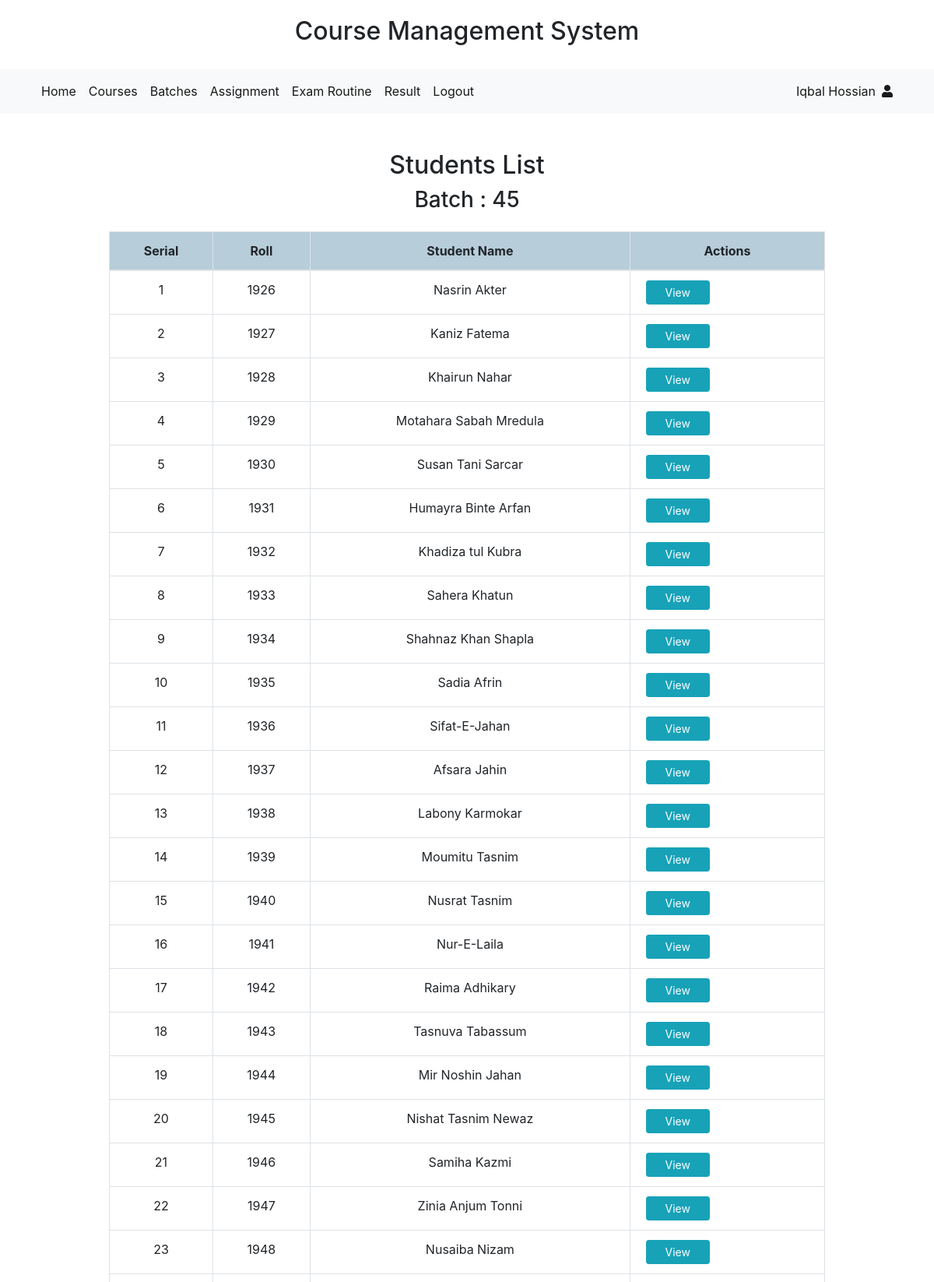
The app's page /view_students.php?batch=45 (signed in, upper part) with its own data.
### tables this page shows
CREATE TABLE `users` (
  `user_id` int(11) NOT NULL,
  `name` varchar(80) NOT NULL,
  `batch` int(2) NOT NULL,
  `role` varchar(30) NOT NULL,
  `email` varchar(255) NOT NULL,
  `roll` int(4) NOT NULL,
  `teacher_code` varchar(10) NOT NULL,
  `password` varchar(255) NOT NULL
);

CREATE TABLE `students` (
  `student_id` int(11) NOT NULL,
  `student_name` varchar(255) NOT NULL,
  `roll` int(4) NOT NULL,
  `batch` int(2) NOT NULL
);

### core/init.php (called while the page is built, shortened)
<?php
include_once 'database/connection.php';
include_once 'classes/user.php';
global $pdo;
$getFromU = new User($pdo);
?>

### core/classes/user.php (called while the page is built, shortened)
<?php
	class User
	{
    protected $pdo;
    public function __construct($pdo)
    {
      $this->pdo = $pdo;
    }
    public function checkInput($var)
    {
    	$var = htmlspecialchars($var);
    	$var = trim($var);
    	$var = stripcslashes($var);
    	return $var;
    }
      public function view_user_by_user_id($user_id)
      {
          $sql = "SELECT * FROM users WHERE user_id = :user_id";
          $stmt = $this->pdo->prepare($sql);
          $stmt->bindValue(":user_id", $user_id);
          $stmt->execute();
          return $stmt->fetch();
      }
		public function viewStudentsByBatch($batch)
		{
			$sql = "SELECT * FROM students WHERE batch = :batch ORDER BY roll";
			$stmt = $this->pdo->prepare($sql);
			$stmt->bindValue(":batch", $batch);
			$stmt->execute();
			return $stmt->fetchAll();
		}
}
?>

### view_students.php (the view, shortened to what this page needs)
<?php include_once 'includes/header.php'; ?>
<?php
	if (isset($_GET['batch'])) {
		$batch = $_GET['batch'];
		if (!empty($batch)) {
			$batch = $getFromU->checkInput($batch);
		}
	}
?>
<?php include_once 'includes/heading.php'; ?>
<?php include_once 'includes/navbar.php'; ?>
<section class="summary mt-5">
	<div class="container">
		<div class="row">
			<div class="col-10 offset-1">
				<h2 class="text-center">Students List</h2>
				<h3 class="text-center mb-4">Batch : <?php echo $batch; ?></h3>
				<table class="table table-bordered table-hover">
				  <thead style="background-color: #B7CDDA;">
				    <tr class="text-center">
				      <th scope="col">Serial</th>
				      <th scope="col">Roll</th>
				      <th scope="col">Student Name</th>
				      <th scope="col" width="250">Actions</th>
				    </tr>
				  </thead>
				  <tbody>
				  	<?php
				  		$students = $getFromU->viewStudentsByBatch($batch);
				  		$i = 0;
							foreach ($students as $student) {
								$student_id = $student->student_id;
								$roll = $student->roll;
								$student_name = $student->student_name;
								$i++;
						?>
							<tr class="text-center">
					      <td><?php echo $i; ?></td>
					      <td><?php echo $roll; ?></td>
					      <td><?php echo $student_name; ?></td>
					      <td>
									<div class="row">
										<div class="col-sm-6">
											<a href="student_details.php?student_id=<?php echo $student_id; ?>" class="btn btn-sm btn-info px-4">View</a>
										</div>
										<div class="col-sm-6">
										</div>
									</div>
					      </td>
					    </tr>
						<?php  	} ?>
				  </tbody>
				</table>
			</div>
		</div>
	</div>
</section>
<?php include 'includes/footer.php'; ?>

### includes/navbar.php (shortened to what this page needs)
<nav class="navbar sticky-top navbar-expand-lg navbar-light bg-light">
  <div class="container">
    <div class="collapse navbar-collapse" id="navbarSupportedContent">
      <ul class="navbar-nav mr-auto">
        <li class="nav-item active">
          <a class="nav-link" href="home.php">Home <span class="sr-only">(current)</span></a>
        </li>
        <li class="nav-item active">
          <a class="nav-link" href="view_courses.php">Courses</a>
        </li>
        <li class="nav-item active">
          <a class="nav-link" href="batches.php">Batches</a>
        </li>
        <li class="nav-item active">
          <a class="nav-link" href="view-assignments.php">Assignment</a>
        </li>
        <li class="nav-item active">
          <a class="nav-link" href="routine.php">Exam Routine</a>
        </li>
        <li class="nav-item active">
          <a class="nav-link" href="result.php">Result</a>
        </li>
        <li class="nav-item active">
          <a class="nav-link" href="logout.php">Logout</a>
        </li>
      </ul>
      <?php
        $user_id = $_SESSION['user_id'];
        $user = $getFromU->view_user_by_user_id($user_id);
      ?>
      <ul class="navbar-nav ml-auto">
        <li class="nav-item active">
          <a class="nav-link"><?php echo $user->name; ?><i class="fas fa-user ml-2"></i></a>
        </li>
      </ul>
    </div>
  </div>
</nav>

### assets/css/main.css (style rules this page uses)
html { color: #222; font-size: 1em; line-height: 1.4; }

### records on screen
users: name "Iqbal Hossian"
students: roll "1926", student_name "Nasrin Akter"
students: roll "1927", student_name "Kaniz Fatema"
students: roll "1928", student_name "Khairun Nahar"
students: roll "1929", student_name "Motahara Sabah Mredula"
students: roll "1930", student_name "Susan Tani Sarcar"
students: roll "1931", student_name "Humayra Binte Arfan"
students: roll "1932", student_name "Khadiza tul Kubra"
students: roll "1933", student_name "Sahera Khatun"
students: roll "1934", student_name "Shahnaz Khan Shapla"
students: roll "1935", student_name "Sadia Afrin"
students: roll "1936", student_name "Sifat-E-Jahan"
students: roll "1937", student_name "Afsara Jahin"
students: roll "1938", student_name "Labony Karmokar"
students: roll "1939", student_name "Moumitu Tasnim"
students: roll "1940", student_name "Nusrat Tasnim"
students: roll "1941", student_name "Nur-E-Laila"
students: roll "1942", student_name "Raima Adhikary"
students: roll "1943", student_name "Tasnuva Tabassum"
students: roll "1944", student_name "Mir Noshin Jahan"
students: roll "1945", student_name "Nishat Tasnim Newaz"
students: roll "1946", student_name "Samiha Kazmi"
students: roll "1947", student_name "Zinia Anjum Tonni"
students: roll "1948", student_name "Nusaiba Nizam"

### other values on screen
$batch "45"
